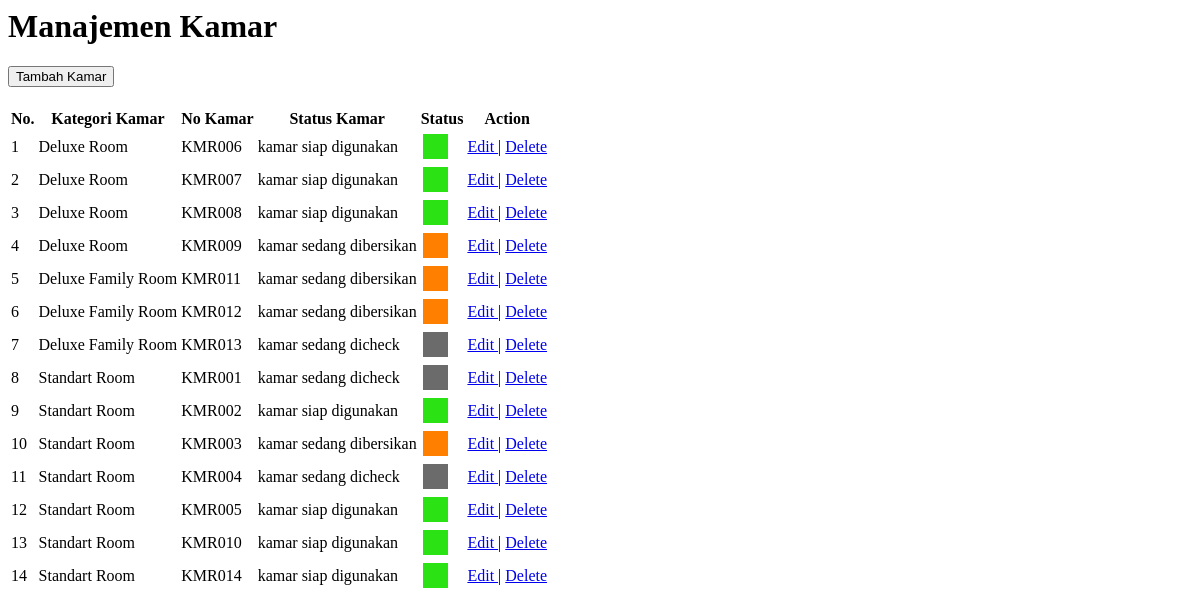
/adminbase/moduladmin/man_kamar.php, run on the app's committed database.
### tables this page shows
CREATE TABLE IF NOT EXISTS `kamar` (
  `id_kamar` varchar(10) NOT NULL,
  `id_kategori_kamar` varchar(20) NOT NULL,
  `status_kamar` enum('0','1','2') NOT NULL
);

CREATE TABLE IF NOT EXISTS `kategori_kamar` (
  `id_kategori_kamar` varchar(20) NOT NULL,
  `type_kamar` varchar(20) NOT NULL,
  `jumlah_kamar` int(10) NOT NULL,
  `jumlah_kamar_akhir` int(10) NOT NULL,
  `foto_kamar` text NOT NULL,
  `fasilitas` text NOT NULL,
  `deskripsi` text NOT NULL,
  `tarif` varchar(20) NOT NULL
);

### fungsi/function_transaksi.php (called while the page is built, shortened)
<?php date_default_timezone_set('Asia/jakarta');
 function checkStatuskamar($argument){
    if ($argument==0){
        $status_kamar = 'kamar sedang dicheck';
    }elseif ($argument==1){
        $status_kamar = 'kamar sedang dibersikan';
    }elseif ($argument==2){
        $status_kamar = 'kamar siap digunakan';
    }elseif($argument==3){
        $status_kamar = 'kamar sedang terisi';
    }elseif($argument==4){
        $status_kamar = 'kamar dipesan oleh tamu';
    }
    return $status_kamar;
}
?>

### adminbase/moduladmin/man_kamar.php (the view, shortened to what this page needs)
<?php include "../fungsi/function_transaksi.php"; ?>
<div class="row">
<div class="col-lg-12">
  <div class="font-sizerheading">
    <h1 class="page-header">Manajemen Kamar</h1>
  </div>
    </div>
    <div class="col-lg-12">
    	<button class="btn btn-small btn-success tambah">Tambah Kamar</button>
      <div style="margin-bottom:90px;">
      <table class="table table-hover" id="data_tableskamar">
        <thead>
          <tr>
            <th>No.</th>
            <th>Kategori Kamar</th>
            <th>No Kamar</th>
            <th>Status Kamar</th>
            <th>Status</th>
            <th>Action</th>
          </tr>
        </thead>
        <tbody>
          <?php
            $no=1;
            $query = mysqli_query($konek,"SELECT * FROM kamar k JOIN kategori_kamar km ON k.id_kategori_kamar=km.id_kategori_kamar ORDER BY km.id_kategori_kamar ASC");
            while ($result = mysqli_fetch_array($query)) {
              if ($result['status_kamar']=='0') {
                  $status_reserved ='coloring-thumbnail-grey';
              }elseif ($result['status_kamar']=='1'){
                  $status_reserved ='coloring-thumbnail-orange';
              }elseif($result['status_kamar']=='2'){
                  $status_reserved ='coloring-thumbnail-green';
              }elseif ($result['status_kamar']=='3'){
                  $status_reserved ='coloring-thumbnail-red';
              }elseif ($result['status_kamar']=='4'){
                  $status_reserved = 'coloring-thumbnail-yellow';
              }
          ?>
          <tr>
            <td><?php echo $no;?></td>
            <td><?php echo $result['type_kamar'];?></td>
            <td><?php echo $result['id_kamar'];?></td>
            <td><?php echo checkStatuskamar($result['status_kamar']);?></td>
            <td>
                <div class="<?php echo $status_reserved;?> block-custom-status thumbnail"></div></td>
            <td>
              <a href="<?php echo "homeadmin.php?modul=man_kamar_edit&id=$result[id_kamar]"?>">
                <i class="fa fa-edit"></i> Edit
              </a> |
              <a href="<?php echo "backend/proses_kamar.php?act=delete_kamar&id=$result[id_kamar]";?>" onclick="return confirm('Delete?');">
                <i class="fa fa-close"></i> Delete
              </a>
            </td>
          </tr>
        <?php $no++; } ?>
        </tbody>
      </table>
      </div>
    </div>
</div>

### adminbase/moduladmin/man_kamar.php (style rules this page uses)
.thumbnail, .coloring-thumbnail-green { margin-bottom:0; height:100px; line-height: 85px; background: #2BE214; color: #fff; font-size: 20px; text-decoration: none !important; margin-top: 10px; margin-right: -16px; }
.thumbnail, .coloring-thumbnail-yellow { margin-bottom:0; height:100px; line-height: 85px; background: #fff82a; color: #fff; font-size: 20px; text-decoration: none !important; margin-top: 10px; margin-right: -16px; }
.thumbnail, .coloring-thumbnail-red { margin-bottom:0; height:100px; line-height: 85px; background: #ea0303; color: #fff; font-size: 20px; text-decoration: none !important; margin-top: 10px; margin-right: -16px; }
.thumbnail, .coloring-thumbnail-grey { margin-bottom:0; height:100px; line-height: 85px; color: #fff; font-size: 20px; text-decoration: none !important; margin-top: 10px; margin-right: -16px; }
.thumbnail, .coloring-thumbnail-orange { margin-bottom:0; height:100px; line-height: 85px; color: #fff; font-size: 20px; text-decoration: none !important; margin-top: 10px; margin-right: -16px; }
.coloring-thumbnail-green { background: #2BE214; }
.coloring-thumbnail-grey { background: #6b6b6b; }
.coloring-thumbnail-orange { background: #ff8000; }
.block-custom-status { width: 25px; height: 25px; display: inherit; }

### data on the page
kamar: id_kategori_kamar.type_kamar "Deluxe Room", id_kamar "KMR006", status_kamar "kamar siap digunakan"
kamar: id_kategori_kamar.type_kamar "Deluxe Room", id_kamar "KMR007", status_kamar "kamar siap digunakan"
kamar: id_kategori_kamar.type_kamar "Deluxe Room", id_kamar "KMR008", status_kamar "kamar siap digunakan"
kamar: id_kategori_kamar.type_kamar "Deluxe Room", id_kamar "KMR009", status_kamar "kamar sedang dibersikan"
kamar: id_kategori_kamar.type_kamar "Deluxe Family Room", id_kamar "KMR011", status_kamar "kamar sedang dibersikan"
kamar: id_kategori_kamar.type_kamar "Deluxe Family Room", id_kamar "KMR012", status_kamar "kamar sedang dibersikan"
kamar: id_kategori_kamar.type_kamar "Deluxe Family Room", id_kamar "KMR013", status_kamar "kamar sedang dicheck"
kamar: id_kategori_kamar.type_kamar "Standart Room", id_kamar "KMR001", status_kamar "kamar sedang dicheck"
kamar: id_kategori_kamar.type_kamar "Standart Room", id_kamar "KMR002", status_kamar "kamar siap digunakan"
kamar: id_kategori_kamar.type_kamar "Standart Room", id_kamar "KMR003", status_kamar "kamar sedang dibersikan"
kamar: id_kategori_kamar.type_kamar "Standart Room", id_kamar "KMR004", status_kamar "kamar sedang dicheck"
kamar: id_kategori_kamar.type_kamar "Standart Room", id_kamar "KMR005", status_kamar "kamar siap digunakan"
kamar: id_kategori_kamar.type_kamar "Standart Room", id_kamar "KMR010", status_kamar "kamar siap digunakan"
kamar: id_kategori_kamar.type_kamar "Standart Room", id_kamar "KMR014", status_kamar "kamar siap digunakan"
